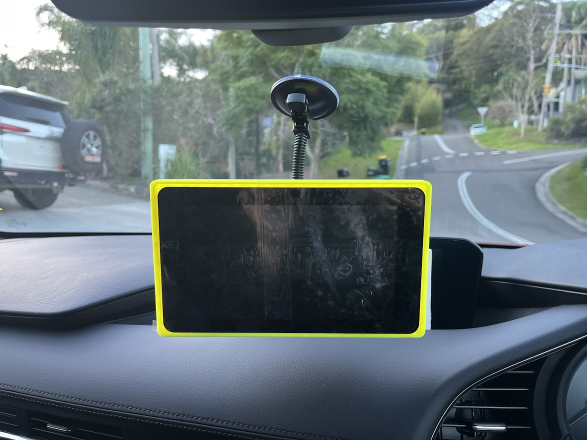
#> input picture IMG_0136 (1).JPG, 1173 x 880 px (shown at 1/2 size)
$ python -i test.py   (imports and definitions only)
#> lines starting #> are read from the running program, lines starting #| are printed output that depends on the picture; after the words box and inside, x2 and y2 are one past the last pixel; in counts of white or black regions, pixels touching at a corner belong together
import numpy as np
from PIL import ImageGrab
import cv2
import time
import pyautogui
from numpy import ones,vstack
from numpy.linalg import lstsq
from statistics import mean

def roi(img, vertices):


    mask = np.zeros_like(img)


    cv2.fillPoly(mask, vertices, 255)


    masked = cv2.bitwise_and(img, mask)

    return masked


def draw_lanes(img, lines, color=[0, 255, 255], thickness=3):


    try:

        #  lane marker mid Y


        ys = []
        for i in lines:
            for ii in i:
                ys += [ii[1],ii[3]]
        min_y = min(ys)
        max_y = 8600
        new_lines = []
        line_dict = {}

        for idx,i in enumerate(lines):
            for xyxy in i:


                x_coords = (xyxy[0],xyxy[2])
                y_coords = (xyxy[1],xyxy[3])
                A = vstack([x_coords,ones(len(x_coords))]).T
                m, b = lstsq(A, y_coords)[0]


                x1 = (min_y-b) / m
                x2 = (max_y-b) / m

                line_dict[idx] = [m,b,[int(x1), min_y, int(x2), max_y]]
                new_lines.append([int(x1), min_y, int(x2), max_y])

        final_lanes = {}

        for idx in line_dict:
            final_lanes_copy = final_lanes.copy()
            m = line_dict[idx][0]
            b = line_dict[idx][1]
            line = line_dict[idx][2]

            if len(final_lanes) == 0:
                final_lanes[m] = [ [m,b,line] ]

            else:
                found_copy = False

                for other_ms in final_lanes_copy:

                    if not found_copy:
                        if abs(other_ms*1.2) > abs(m) > abs(other_ms*0.8):
                            if abs(final_lanes_copy[other_ms][0][1]*1.2) > abs(b) > abs(final_lanes_copy[other_ms][0][1]*0.8):
                                final_lanes[other_ms].append([m,b,line])
                                found_copy = True
                                break
                        else:
                            final_lanes[m] = [ [m,b,line] ]

        line_counter = {}

        for lanes in final_lanes:
            line_counter[lanes] = len(final_lanes[lanes])

        top_lanes = sorted(line_counter.items(), key=lambda item: item[1])[::-1][:2]

        lane1_id = top_lanes[0][0]
        lane2_id = top_lanes[1][0]

        def average_lane(lane_data):
            x1s = []
            y1s = []
            x2s = []
            y2s = []
            for data in lane_data:
                x1s.append(data[2][0])
                y1s.append(data[2][1])
                x2s.append(data[2][2])
                y2s.append(data[2][3])
            return int(mean(x1s)), int(mean(y1s)), int(mean(x2s)), int(mean(y2s))

        l1_x1, l1_y1, l1_x2, l1_y2 = average_lane(final_lanes[lane1_id])
        l2_x1, l2_y1, l2_x2, l2_y2 = average_lane(final_lanes[lane2_id])

        return [l1_x1, l1_y1, l1_x2, l1_y2], [l2_x1, l2_y1, l2_x2, l2_y2], lane1_id, lane2_id
    except Exception as e:
        print(str(e))


def process_img(image):
    original_image = image
    # convert to gray
    processed_img = cv2.cvtColor(image, cv2.COLOR_BGR2GRAY)

    processed_img = cv2.GaussianBlur(processed_img,(5,5),0)

    processed_img =  cv2.Canny(processed_img, 50, 150)

    vertices = np.array([[10,500],[10,300],[300,200],[500,200],[500,300],[500,500],[500,450],[300,450]  #mask the screen to ignore distractions
                         ], np.int32)

    processed_img = roi(processed_img, [vertices])

    #notes: higher the threshold = less lines detected ?
    #                                     rho   theta   thresh            min length, max gap:
    lines = cv2.HoughLinesP(processed_img, 1, np.pi/180, 45, np.array([]),  0,       200)
    m1=0
    m2=0
    try:
        l1, l2, m1, m2 = draw_lanes(original_image,lines)
        cv2.line(original_image, (l1[0], l1[1]), (l1[2], l1[3]), [0,255,0], 30)
        cv2.line(original_image, (l2[0], l2[1]), (l2[2], l2[3]), [0,255,0], 30)
    except Exception as e:
        print(str(e))
        pass
    try:
        for coords in lines:
            coords = coords[0]
            try:
                cv2.line(processed_img, (coords[0], coords[1]), (coords[2], coords[3]), [255,0,0], 3)


            except Exception as e:
                print(str(e))
    except Exception as e:
        pass

    return processed_img,original_image, m1 , m2

def straight():
    print("ok")

def left():
    print("too right")

def right():
    print("too left")


# [3 lines not run here, left out]

last_time = time.time()
# [18 lines not run here, left out]

>>> import cv2
>>> picture = cv2.imread('IMG_0136 (1).JPG')
#> picture is the input picture: shape (880, 1173, 3); mean B, G, R 112.5, 109.4, 97.2
>>> result = process_img(picture)
#> in process_img, `processed_img = cv2.cvtColor(image, cv2.COLOR_BGR2GRAY)`:
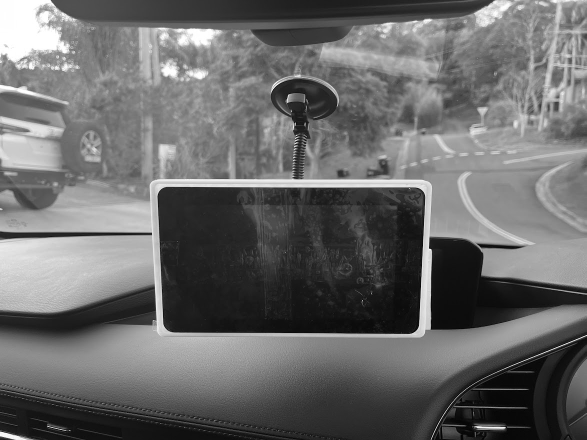
#> processed_img: shape (880, 1173) (shown at 1/2 size); min 1, max 255, mean 106.1
#> in process_img, `processed_img =  cv2.Canny(processed_img, 50, 150)`:
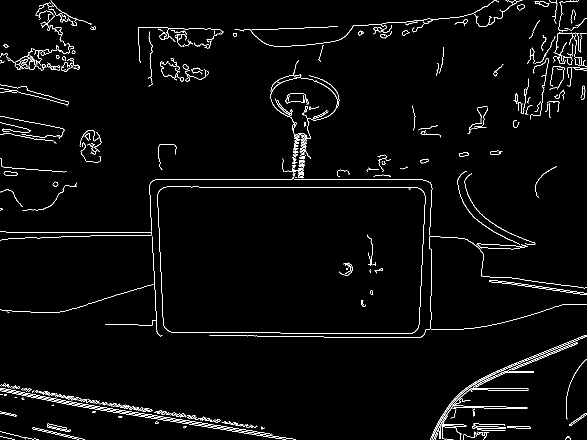
#> processed_img: shape (880, 1173) (shown at 1/2 size); 2.5% white in thin lines or dots
#> in roi, `cv2.fillPoly(mask, vertices, 255)`:
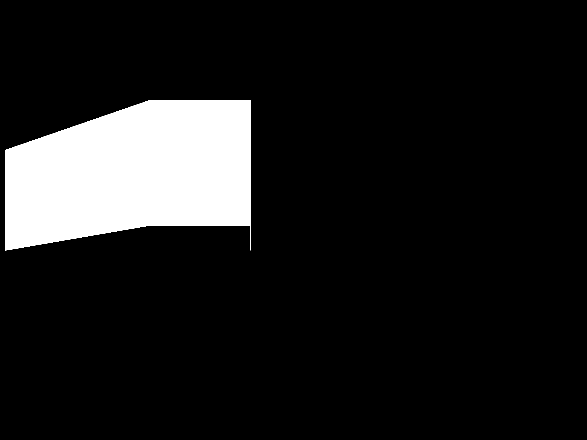
#> mask: shape (880, 1173) (shown at 1/2 size); 11.2% white; 1 white region, box (x1, y1, x2, y2) and area: (10, 200, 501, 501) 116016
#> in roi, `masked = cv2.bitwise_and(img, mask)`:
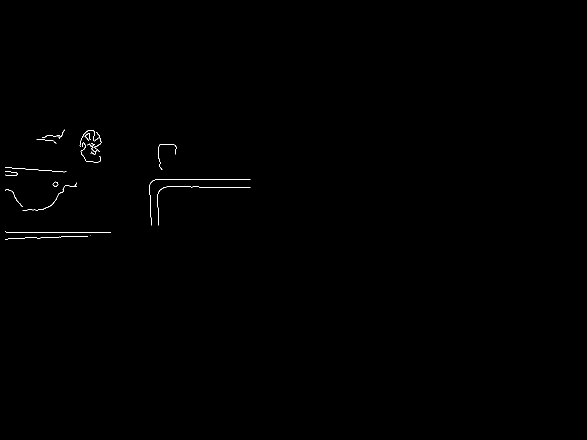
#> masked: shape (880, 1173) (shown at 1/2 size); 0.19% white in thin lines or dots, all inside (x1, y1, x2, y2) = (10, 259, 501, 479)
#> in process_img, `lines = cv2.HoughLinesP(processed_img, 1, np.pi/180, 45, np.array([]),..`: lines = [[315, 358, 500, 358], [12, 464, 221, 464], [128, 374, 500, 374], [16, 477, 181, 471], [10, 334, 132, 343], [128, 373, 397, 373], [10, 478, 175, 472], [314, 359, 317, 450], [299, 369, 302, 450], [93, 271, 348, 289]]
#> the loop in draw_lanes, `for i in lines:` made 10 passes
#> after the loop in draw_lanes, `for i in lines:`: ys = [358, 358, 464, 464, 374, 374, 477, 471, 334, 343, 373, 373, 478, 472, 359, 450, 369, 450, 271, 289]
#> in draw_lanes, `min_y = min(ys)`: min_y = 271
#> the loop in draw_lanes, `for idx,i in enumerate(lines):` made 10 passes
#> after the loop in draw_lanes, `for idx,i in enumerate(lines):`: line_dict = 10 items
#> the loop in draw_lanes, `for idx in line_dict:` made 10 passes
#> (m, b, line) on passes 1 to 9: (-1.65e-16, 358, [527633566688120064, 271, -49985699501649068032, 8600]), (3.18e-16, 464, [-606894137693239296, 271, 25583889659441438720, 8600]), (-4.63e-16, 374, [222550819737632448, 271, -17773815953026859008, 8600]), (-0.0364, 477.6, [5680, 271, -223366, 8600]), (0.0738, 333.3, [-843, 271, 112060, 8600]), (1.89e-16, 373, [-539554753843538240, 271, 43518793724223447040, 8600]), (-0.0364, 478.4, [5702, 271, -223344, 8600]), (30.33, -9165.7, [311, 271, 585, 8600]), (27, -7704, [295, 271, 603, 8600])
#> after the loop in draw_lanes, `for idx in line_dict:`: final_lanes = 9 items
#> the loop in draw_lanes, `for lanes in final_lanes:` made 9 passes
#> lanes on passes 1 to 9: -1.65e-16, 3.18e-16, -4.63e-16, -0.0364, 0.0738, -0.0364, 30.33, 27, 0.0706
#> in draw_lanes, `top_lanes = sorted(line_counter.items(), key=lambda item: item[1])[::-..`: top_lanes = [(30.33, 2), (-0.0364, 2)]
#> in draw_lanes, `lane1_id = top_lanes[0][0]`: lane1_id = 30.33
#> in draw_lanes, `lane2_id = top_lanes[1][0]`: lane2_id = -0.0364
#> in draw_lanes, `l1_x1, l1_y1, l1_x2, l1_y2 = average_lane(final_lanes[lane1_id])`: l1_x1 = 303; l1_y1 = 271; l1_x2 = 594; l1_y2 = 8600
#> in draw_lanes, `l2_x1, l2_y1, l2_x2, l2_y2 = average_lane(final_lanes[lane2_id])`: l2_x1 = 5691; l2_y1 = 271; l2_x2 = -223355; l2_y2 = 8600
#> in process_img, `l1, l2, m1, m2 = draw_lanes(original_image,lines)`: l1 = [303, 271, 594, 8600]; l2 = [5691, 271, -223355, 8600]; m1 = 30.33; m2 = -0.0364
#> in process_img, `cv2.line(original_image, (l2[0], l2[1]), (l2[2], l2[3]), [0,255,0], 30)`:
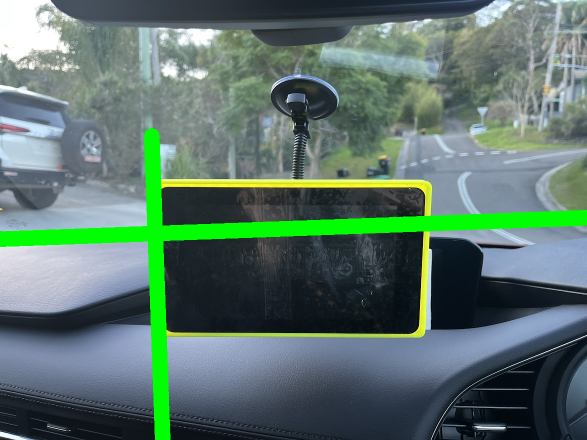
#> original_image: shape (880, 1173, 3) (shown at 1/2 size); mean B, G, R 106.5, 116.7, 91.5
#> the loop in process_img, `for coords in lines:` made 10 passes
#> after the loop in process_img, `for coords in lines:`:
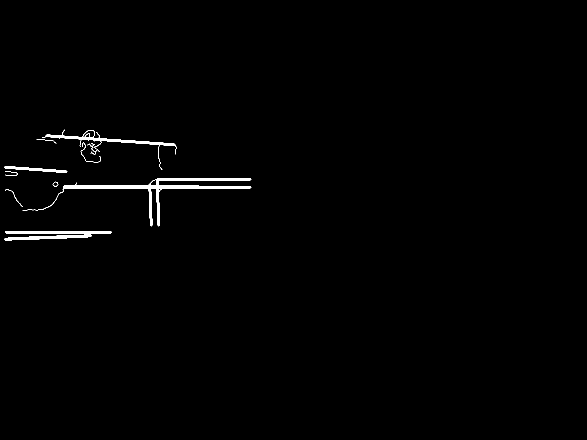
#> processed_img: shape (880, 1173) (shown at 1/2 size); 0.84% white; 13 white regions (2 under 20 px), largest, box (x1, y1, x2, y2) and area: (45, 356, 503, 453) 4059, (84, 259, 353, 339) 1568, (10, 462, 224, 467) 1059

$ run again, on 171213-one-way-bridge2.jpg
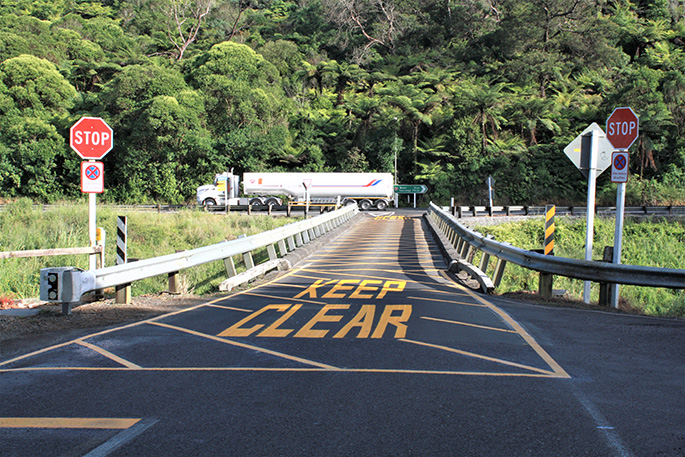
#> input picture 171213-one-way-bridge2.jpg, 685 x 457 px
#> picture is the input picture: shape (457, 685, 3); mean B, G, R 90.1, 103.9, 97.4
#> in process_img, `processed_img =  cv2.Canny(processed_img, 50, 150)`:
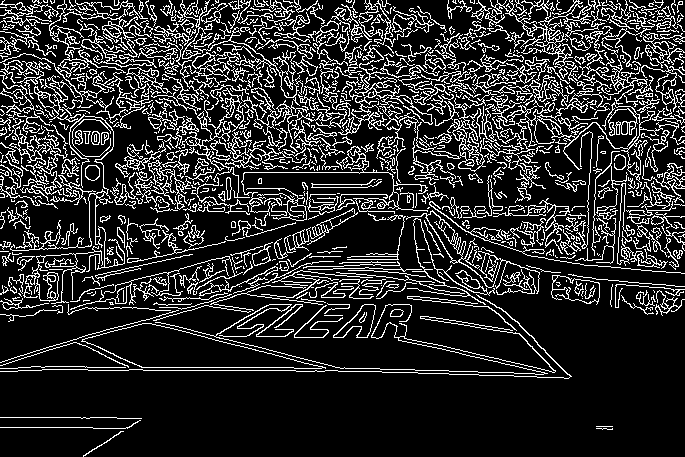
#> processed_img: shape (457, 685); 17.4% white in thin lines or dots
#> mask: shape (457, 685); 35.2% white; 1 white region, box (x1, y1, x2, y2) and area: (10, 200, 501, 457) 110335
#> masked: shape (457, 685); 3.7% white in thin lines or dots, all inside (x1, y1, x2, y2) = (10, 200, 501, 457)
#> lines = 78 rows, first 6: [18, 367, 344, 367], [18, 370, 448, 370], [11, 358, 493, 229], [10, 304, 498, 269], [15, 308, 450, 200], [39, 310, 490, 302]
#> the loop in draw_lanes, `for i in lines:` made 78 passes
#> after the loop in draw_lanes, `for i in lines:`: ys = 156 values, max 455 at index 42, min 200 at index 9, mean 292.6
#> min_y = 200
#> the loop in draw_lanes, `for idx,i in enumerate(lines):` made 78 passes
#> after the loop in draw_lanes, `for idx,i in enumerate(lines):`: line_dict = 78 items
#> the loop in draw_lanes, `for idx in line_dict:` made 78 passes
#> (m, b, line) on passes 1 to 6: (-4.19e-16, 367, [398362205956697344, 200, -19639018213422055424, 8600]), (6.11e-17, 370, [-2782214877925435392, 200, 134691932031331385344, 8600]), (-0.268, 360.9, [601, 200, -30784, 8600]), (-0.0717, 304.7, [1460, 200, -115659, 8600]), (-0.248, 311.7, [449, 200, -33383, 8600]), (-0.0177, 310.7, [6240, 200, -467309, 8600])
#> after the loop in draw_lanes, `for idx in line_dict:`: final_lanes = 76 items
#> the loop in draw_lanes, `for lanes in final_lanes:` made 76 passes
#> lanes on passes 1 to 8: -4.19e-16, 6.11e-17, -0.268, -0.0717, -0.248, -0.0177, 0.141, 0.104
#> top_lanes = [(-0.0717, 13), (-0.268, 11)]
#> lane1_id = -0.0717
#> lane2_id = -0.268
#> the loop in average_lane, `for data in lane_data:` made 13 passes
#> data on passes 1 to 8: [-0.0717, 304.7, [1460, 200, -115659, 8600]], [0.0701, 251.1, [-729, 200, 119132, 8600]], [-0.0698, 307.7, [1542, 200, -118775, 8600]], [0.0707, 248.7, [-689, 200, 118202, 8600]], [-0.0704, 306.1, [1506, 200, -117822, 8600]], [0.0852, 252.4, [-615, 200, 98016, 8600]], [-0.0697, 315.8, [1662, 200, -118902, 8600]], [-0.0695, 283.8, [1206, 200, -119693, 8600]]
#> after the loop in average_lane, `for data in lane_data:`: x1s = [1460, -729, 1542, -689, 1506, -615, 1662, 1206, 1133, 1751, 2156, -583, 1652]; x2s = [-115659, 119132, -118775, 118202, -117822, 98016, -118902, -119693, -119888, -116944, -117805, 98048, -119405]; y1s = [200, 200, 200, 200, 200, 200, 200, 200, 200, 200, 200, 200, 200]; y2s = [8600, 8600, 8600, 8600, 8600, 8600, 8600, 8600, 8600, 8600, 8600, 8600, 8600]
#> l1_x1 = 880; l1_y1 = 200; l1_x2 = -48576; l1_y2 = 8600
#> the loop in average_lane (call 2), `for data in lane_data:` made 11 passes
#> data on passes 1 to 8: [-0.268, 360.9, [601, 200, -30784, 8600]], [-0.248, 311.7, [449, 200, -33383, 8600]], [-0.268, 358.6, [591, 200, -30738, 8600]], [-0.268, 359.1, [594, 200, -30775, 8600]], [-0.249, 296.9, [389, 200, -33318, 8600]], [-0.267, 383.7, [687, 200, -30758, 8600]], [-0.251, 348.9, [593, 200, -32903, 8600]], [-0.306, 365.1, [539, 200, -26940, 8600]]
#> l2_x1 = 594; l2_y1 = 200; l2_x2 = -31312; l2_y2 = 8600
#> l1 = [880, 200, -48576, 8600]; l2 = [594, 200, -31312, 8600]; m1 = -0.0717; m2 = -0.268
#> the loop in process_img, `for coords in lines:` made 78 passes
#> after the loop in process_img, `for coords in lines:`:
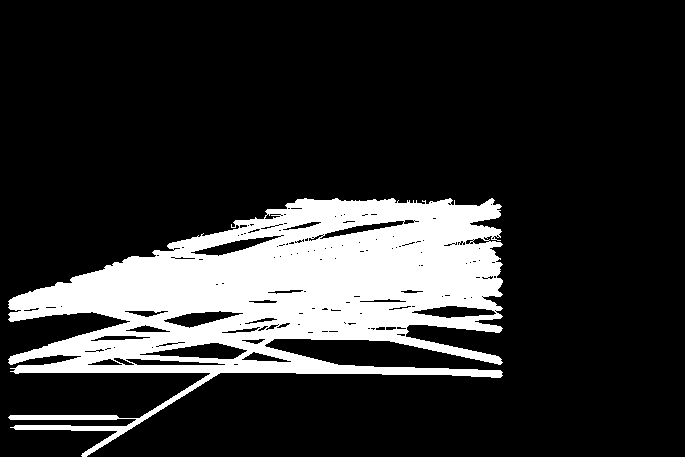
#> processed_img: shape (457, 685); 18.2% white; 1 white region, box (x1, y1, x2, y2) and area: (8, 198, 503, 457) 57095
